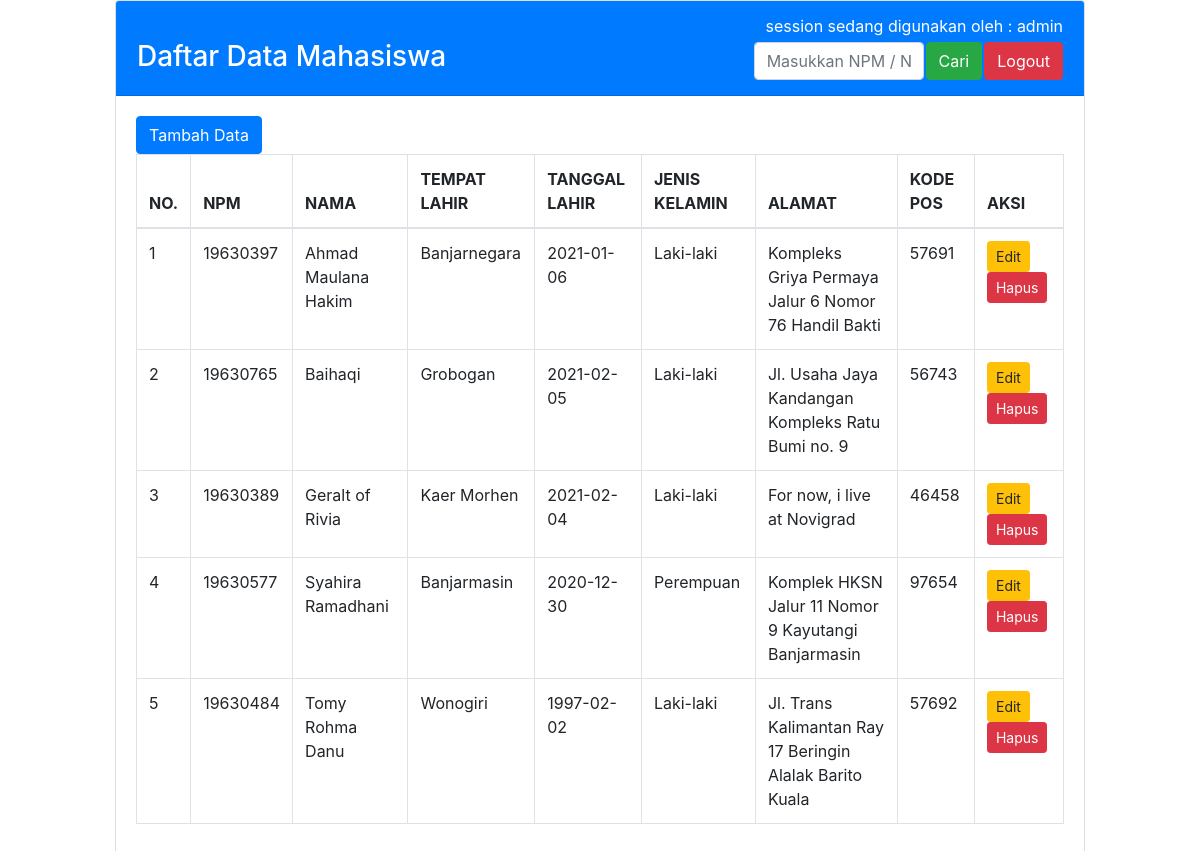
Page /data_mahasiswa.php (signed in) on the committed database.
### tables this page shows
CREATE TABLE `tbmahasiswa` (
  `idmahasiswa` int(10) NOT NULL,
  `npm` varchar(8) NOT NULL,
  `nama` varchar(30) NOT NULL,
  `tempat_lahir` varchar(20) NOT NULL,
  `tanggal_lahir` date NOT NULL,
  `jenis_kelamin` enum('Laki-laki','Perempuan') NOT NULL,
  `alamat` text NOT NULL,
  `kode_pos` varchar(10) NOT NULL
);

### data_mahasiswa.php (the view, shortened to what this page needs)
<!DOCTYPE html>
<html lang="en">
<head>
    <link rel="stylesheet" href="css/bootstrap.css">
</head>
<body>
    <div class="container col-md-10">
        <div class="card">
            <div class="card-header bg-primary text-white">
            <table width="100%">
                <tr>
                    <td align="right" colspan=4><?php echo "session sedang digunakan oleh : ".$_SESSION['username']; ?></td>
                </tr>
                <tr>
                    <td width="70.9%"><h3>Daftar Data Mahasiswa</h3></td>
                        <form action="data_mahasiswa.php" method="get">
                    <td align="right" width="19.9%">
                    <input type="text" name="cari" value="<?php if(isset($_GET['cari'])){echo $_GET['cari'];} ?>" class="form-control col-md_9" placeholder="Masukkan NPM / Nama Mahasiswa" /></td>
                    <td align="right" width="3.8%">
                    <button type="submit" class="btn btn-success">Cari</button>
                    </td>
                        </form>
                    <td align="right" width="5.4%"><a href="logout.php" class="btn btn-danger" onclick="return confirm('Anda akan Keluar, Lanjutkan?')">Logout</a></td>
                </tr>
            </table>
            </div>
            <div class="card-body">
                <a href="index.php" class="btn btn-primary">Tambah Data</a>
                <table class="table table-bordered">
                <thead>
                <tr>
                    <th>NO.</th>
                    <th>NPM</th>
                    <th>NAMA</th>
                    <th>TEMPAT LAHIR</th>
                    <th>TANGGAL LAHIR</th>
                    <th>JENIS KELAMIN</th>
                    <th>ALAMAT</th>
                    <th>KODE POS</th>
                    <th>AKSI</th>
                </tr>
                </thead>
                <tbody>
                <?php
                    include "koneksi.php";
                    $no=1;
                    if(isset($_GET['cari'])){
                        $cari=$_GET['cari'];
                        $query="SELECT * FROM tbmahasiswa WHERE npm like '%".$cari."%' OR nama like '%".$cari."%' ORDER BY nama ASC";
                    }else{
                        $query="SELECT * FROM tbmahasiswa ORDER BY nama ASC";
                    }
                    $result=mysqli_query($koneksi, $query);
                    while ($row=mysqli_fetch_array($result)){
                ?>
                <tr>
                    <td> <?php echo $no++; ?> </td>
                    <td> <?php echo $row['npm']; ?> </td>
                    <td> <?php echo $row['nama']; ?> </td>
                    <td> <?php echo $row['tempat_lahir']; ?> </td>
                    <td> <?php echo $row['tanggal_lahir']; ?> </td>
                    <td> <?php echo $row['jenis_kelamin']; ?> </td>
                    <td> <?php echo $row['alamat']; ?> </td>
                    <td> <?php echo $row['kode_pos']; ?> </td>
                    <td>
                    <a href="edit_mahasiswa.php?idmahasiswa=<?php echo $row['idmahasiswa'];?>" class="btn btn-sm btn-warning">Edit</a>
                    <a href="delete.php?idmahasiswa=<?php echo $row['idmahasiswa'];?>" onclick="return confirm('Data Akan Terhapus, Lanjutkan?')" class="btn btn-sm btn-danger">Hapus</a>
                    </td>
                </tr>
                <?php } ?>
                </tbody>
            </table>
            </div>
        </div>
    </div>
</body>
</html>

### rows in the picture
tbmahasiswa: npm "19630397", nama "Ahmad Maulana Hakim", tempat_lahir "Banjarnegara", tanggal_lahir "2021-01-06", jenis_kelamin "Laki-laki", alamat "Kompleks Griya Permaya Jalur 6 Nomor 76 Handil Bakti", kode_pos "57691"
tbmahasiswa: npm "19630765", nama "Baihaqi", tempat_lahir "Grobogan", tanggal_lahir "2021-02-05", jenis_kelamin "Laki-laki", alamat "Jl. Usaha Jaya Kandangan Kompleks Ratu Bumi no. 9", kode_pos "56743"
tbmahasiswa: npm "19630389", nama "Geralt of Rivia", tempat_lahir "Kaer Morhen", tanggal_lahir "2021-02-04", jenis_kelamin "Laki-laki", alamat "For now, i live at Novigrad", kode_pos "46458"
tbmahasiswa: npm "19630577", nama "Syahira Ramadhani", tempat_lahir "Banjarmasin", tanggal_lahir "2020-12-30", jenis_kelamin "Perempuan", alamat "Komplek HKSN Jalur 11 Nomor 9 Kayutangi Banjarmasin", kode_pos "97654"
tbmahasiswa: npm "19630484", nama "Tomy Rohma Danu", tempat_lahir "Wonogiri", tanggal_lahir "1997-02-02", jenis_kelamin "Laki-laki", alamat "Jl. Trans Kalimantan Ray 17 Beringin Alalak Barito Kuala", kode_pos "57692"

### other values in the picture
$_SESSION['username'] "admin"
